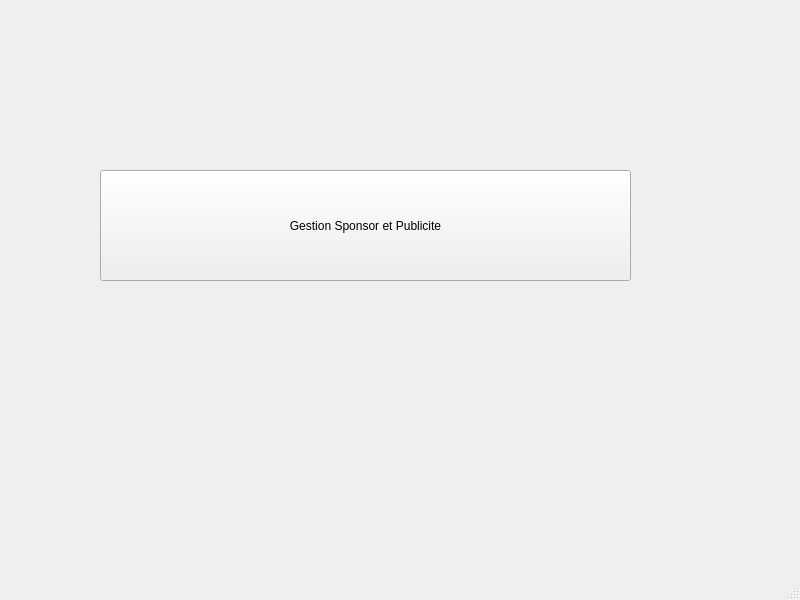
<?xml version="1.0" encoding="UTF-8"?>
<ui version="4.0">
 <class>MainWindow</class>
 <widget class="QMainWindow" name="MainWindow">
  <property name="geometry">
   <rect>
    <x>0</x>
    <y>0</y>
    <width>800</width>
    <height>600</height>
   </rect>
  </property>
  <property name="windowTitle">
   <string>MainWindow</string>
  </property>
  <property name="styleSheet">
   <string notr="true">background-image: url(:/res/img/bg.png);</string>
  </property>
  <widget class="QWidget" name="centralwidget">
   <widget class="QPushButton" name="pushButton">
    <property name="geometry">
     <rect>
      <x>100</x>
      <y>170</y>
      <width>531</width>
      <height>111</height>
     </rect>
    </property>
    <property name="text">
     <string>Gestion Sponsor et Publicite</string>
    </property>
   </widget>
  </widget>
  <widget class="QMenuBar" name="menubar">
   <property name="geometry">
    <rect>
     <x>0</x>
     <y>0</y>
     <width>800</width>
     <height>26</height>
    </rect>
   </property>
  </widget>
  <widget class="QStatusBar" name="statusbar"/>
 </widget>
 <resources/>
 <connections/>
</ui>
